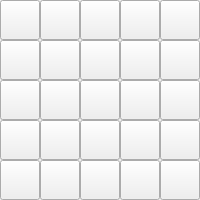
      <widget class="QWidget" name="tab_2">
       <attribute name="title">
        <string>Advanced</string>
       </attribute>
       <layout class="QGridLayout" name="gridLayout">
        <property name="margin">
         <number>0</number>
        </property>
        <property name="spacing">
         <number>0</number>
        </property>
        <item row="0" column="0">
         <widget class="QPushButton" name="pushButton_34">
          <property name="sizePolicy">
           <sizepolicy hsizetype="Fixed" vsizetype="Fixed">
            <horstretch>0</horstretch>
            <verstretch>0</verstretch>
           </sizepolicy>
          </property>
          <property name="minimumSize">
           <size>
            <width>40</width>
            <height>40</height>
           </size>
          </property>
          <property name="maximumSize">
           <size>
            <width>40</width>
            <height>40</height>
           </size>
          </property>
          <property name="text">
           <string/>
          </property>
          <property name="iconSize">
           <size>
            <width>30</width>
            <height>30</height>
           </size>
          </property>
         </widget>
        </item>
        <item row="0" column="1">
         <widget class="QPushButton" name="pushButton_35">
          <property name="sizePolicy">
           <sizepolicy hsizetype="Fixed" vsizetype="Fixed">
            <horstretch>0</horstretch>
            <verstretch>0</verstretch>
           </sizepolicy>
          </property>
          <property name="minimumSize">
           <size>
            <width>40</width>
            <height>40</height>
           </size>
          </property>
          <property name="maximumSize">
           <size>
            <width>40</width>
            <height>40</height>
           </size>
          </property>
          <property name="text">
           <string/>
          </property>
          <property name="iconSize">
           <size>
            <width>30</width>
            <height>30</height>
           </size>
          </property>
         </widget>
        </item>
        <item row="0" column="2">
         <widget class="QPushButton" name="pushButton_36">
          <property name="sizePolicy">
           <sizepolicy hsizetype="Fixed" vsizetype="Fixed">
            <horstretch>0</horstretch>
            <verstretch>0</verstretch>
           </sizepolicy>
          </property>
          <property name="minimumSize">
           <size>
            <width>40</width>
            <height>40</height>
           </size>
          </property>
          <property name="maximumSize">
           <size>
            <width>40</width>
            <height>40</height>
           </size>
          </property>
          <property name="text">
           <string/>
          </property>
          <property name="iconSize">
           <size>
            <width>30</width>
            <height>30</height>
           </size>
          </property>
         </widget>
        </item>
        <item row="0" column="3">
         <widget class="QPushButton" name="pushButton_37">
          <property name="sizePolicy">
           <sizepolicy hsizetype="Fixed" vsizetype="Fixed">
            <horstretch>0</horstretch>
            <verstretch>0</verstretch>
           </sizepolicy>
          </property>
          <property name="minimumSize">
           <size>
            <width>40</width>
            <height>40</height>
           </size>
          </property>
          <property name="maximumSize">
           <size>
            <width>40</width>
            <height>40</height>
           </size>
          </property>
          <property name="text">
           <string/>
          </property>
          <property name="iconSize">
           <size>
            <width>30</width>
            <height>30</height>
           </size>
          </property>
         </widget>
        </item>
        <item row="0" column="4">
         <widget class="QPushButton" name="pushButton_38">
          <property name="sizePolicy">
           <sizepolicy hsizetype="Fixed" vsizetype="Fixed">
            <horstretch>0</horstretch>
            <verstretch>0</verstretch>
           </sizepolicy>
          </property>
          <property name="minimumSize">
           <size>
            <width>40</width>
            <height>40</height>
           </size>
          </property>
          <property name="maximumSize">
           <size>
            <width>40</width>
            <height>40</height>
           </size>
          </property>
          <property name="text">
           <string/>
          </property>
          <property name="iconSize">
           <size>
            <width>30</width>
            <height>30</height>
           </size>
          </property>
         </widget>
        </item>
        <item row="1" column="0">
         <widget class="QPushButton" name="pushButton_40">
          <property name="sizePolicy">
           <sizepolicy hsizetype="Fixed" vsizetype="Fixed">
            <horstretch>0</horstretch>
            <verstretch>0</verstretch>
           </sizepolicy>
          </property>
          <property name="minimumSize">
           <size>
            <width>40</width>
            <height>40</height>
           </size>
          </property>
          <property name="maximumSize">
           <size>
            <width>40</width>
            <height>40</height>
           </size>
          </property>
          <property name="text">
           <string/>
          </property>
          <property name="icon">
           <iconset resource="xcalcs.qrc">
            <normaloff>:/func/imgs/int.bmp</normaloff>:/func/imgs/int.bmp</iconset>
          </property>
          <property name="iconSize">
           <size>
            <width>30</width>
            <height>30</height>
           </size>
          </property>
         </widget>
        </item>
        <item row="1" column="1">
         <widget class="QPushButton" name="pushButton_41">
          <property name="sizePolicy">
           <sizepolicy hsizetype="Fixed" vsizetype="Fixed">
            <horstretch>0</horstretch>
            <verstretch>0</verstretch>
           </sizepolicy>
          </property>
          <property name="minimumSize">
           <size>
            <width>40</width>
            <height>40</height>
           </size>
          </property>
          <property name="maximumSize">
           <size>
            <width>40</width>
            <height>40</height>
           </size>
          </property>
          <property name="text">
           <string/>
          </property>
          <property name="icon">
           <iconset resource="xcalcs.qrc">
            <normaloff>:/func/imgs/YD.bmp</normaloff>:/func/imgs/YD.bmp</iconset>
          </property>
          <property name="iconSize">
           <size>
            <width>30</width>
            <height>30</height>
           </size>
          </property>
         </widget>
        </item>
        <item row="1" column="2">
         <widget class="QPushButton" name="pushButton_43">
          <property name="sizePolicy">
           <sizepolicy hsizetype="Fixed" vsizetype="Fixed">
            <horstretch>0</horstretch>
            <verstretch>0</verstretch>
           </sizepolicy>
          </property>
          <property name="minimumSize">
           <size>
            <width>40</width>
            <height>40</height>
           </size>
          </property>
          <property name="maximumSize">
           <size>
            <width>40</width>
            <height>40</height>
           </size>
          </property>
          <property name="text">
           <string/>
          </property>
          <property name="icon">
           <iconset resource="xcalcs.qrc">
            <normaloff>:/func/imgs/DY.bmp</normaloff>:/func/imgs/DY.bmp</iconset>
          </property>
          <property name="iconSize">
           <size>
            <width>30</width>
            <height>30</height>
           </size>
          </property>
         </widget>
        </item>
        <item row="1" column="3">
         <widget class="QPushButton" name="pushButton_42">
          <property name="sizePolicy">
           <sizepolicy hsizetype="Fixed" vsizetype="Fixed">
            <horstretch>0</horstretch>
            <verstretch>0</verstretch>
           </sizepolicy>
          </property>
          <property name="minimumSize">
           <size>
            <width>40</width>
            <height>40</height>
           </size>
          </property>
          <property name="maximumSize">
           <size>
            <width>40</width>
            <height>40</height>
           </size>
          </property>
          <property name="text">
           <string/>
          </property>
          <property name="icon">
           <iconset resource="xcalcs.qrc">
            <normaloff>:/func/imgs/ddd.bmp</normaloff>:/func/imgs/ddd.bmp</iconset>
          </property>
          <property name="iconSize">
           <size>
            <width>30</width>
            <height>30</height>
           </size>
          </property>
         </widget>
        </item>
        <item row="1" column="4">
         <widget class="QPushButton" name="pushButton_39">
          <property name="sizePolicy">
           <sizepolicy hsizetype="Fixed" vsizetype="Fixed">
            <horstretch>0</horstretch>
            <verstretch>0</verstretch>
           </sizepolicy>
          </property>
          <property name="minimumSize">
           <size>
            <width>40</width>
            <height>40</height>
           </size>
          </property>
          <property name="maximumSize">
           <size>
            <width>40</width>
            <height>40</height>
           </size>
          </property>
          <property name="text">
           <string/>
          </property>
          <property name="icon">
           <iconset resource="xcalcs.qrc">
            <normaloff>:/func/imgs/dms.bmp</normaloff>:/func/imgs/dms.bmp</iconset>
          </property>
          <property name="iconSize">
           <size>
            <width>30</width>
            <height>30</height>
           </size>
          </property>
         </widget>
        </item>
        <item row="2" column="0">
         <widget class="QPushButton" name="pushButton_48">
          <property name="sizePolicy">
           <sizepolicy hsizetype="Fixed" vsizetype="Fixed">
            <horstretch>0</horstretch>
            <verstretch>0</verstretch>
           </sizepolicy>
          </property>
          <property name="minimumSize">
           <size>
            <width>40</width>
            <height>40</height>
           </size>
          </property>
          <property name="maximumSize">
           <size>
            <width>40</width>
            <height>40</height>
           </size>
          </property>
          <property name="text">
           <string/>
          </property>
          <property name="iconSize">
           <size>
            <width>30</width>
            <height>30</height>
           </size>
          </property>
         </widget>
        </item>
        <item row="2" column="1">
         <widget class="QPushButton" name="pushButton_46">
          <property name="sizePolicy">
           <sizepolicy hsizetype="Fixed" vsizetype="Fixed">
            <horstretch>0</horstretch>
            <verstretch>0</verstretch>
           </sizepolicy>
          </property>
          <property name="minimumSize">
           <size>
            <width>40</width>
            <height>40</height>
           </size>
          </property>
          <property name="maximumSize">
           <size>
            <width>40</width>
            <height>40</height>
           </size>
          </property>
          <property name="text">
           <string/>
          </property>
          <property name="iconSize">
           <size>
            <width>30</width>
            <height>30</height>
           </size>
          </property>
         </widget>
        </item>
        <item row="2" column="2">
         <widget class="QPushButton" name="pushButton_45">
          <property name="sizePolicy">
           <sizepolicy hsizetype="Fixed" vsizetype="Fixed">
            <horstretch>0</horstretch>
            <verstretch>0</verstretch>
           </sizepolicy>
          </property>
          <property name="minimumSize">
           <size>
            <width>40</width>
            <height>40</height>
           </size>
          </property>
          <property name="maximumSize">
           <size>
            <width>40</width>
            <height>40</height>
           </size>
          </property>
          <property name="text">
           <string/>
          </property>
          <property name="iconSize">
           <size>
            <width>30</width>
            <height>30</height>
           </size>
          </property>
         </widget>
        </item>
        <item row="2" column="3">
         <widget class="QPushButton" name="pushButton_47">
          <property name="sizePolicy">
           <sizepolicy hsizetype="Fixed" vsizetype="Fixed">
            <horstretch>0</horstretch>
            <verstretch>0</verstretch>
           </sizepolicy>
          </property>
          <property name="minimumSize">
           <size>
            <width>40</width>
            <height>40</height>
           </size>
          </property>
          <property name="maximumSize">
           <size>
            <width>40</width>
            <height>40</height>
           </size>
          </property>
          <property name="text">
           <string/>
          </property>
          <property name="iconSize">
           <size>
            <width>30</width>
            <height>30</height>
           </size>
          </property>
         </widget>
        </item>
        <item row="2" column="4">
         <widget class="QPushButton" name="pushButton_44">
          <property name="sizePolicy">
           <sizepolicy hsizetype="Fixed" vsizetype="Fixed">
            <horstretch>0</horstretch>
            <verstretch>0</verstretch>
           </sizepolicy>
          </property>
          <property name="minimumSize">
           <size>
            <width>40</width>
            <height>40</height>
           </size>
          </property>
          <property name="maximumSize">
           <size>
            <width>40</width>
            <height>40</height>
           </size>
          </property>
          <property name="text">
           <string/>
          </property>
          <property name="iconSize">
           <size>
            <width>30</width>
            <height>30</height>
           </size>
          </property>
         </widget>
        </item>
        <item row="3" column="0">
         <widget class="QPushButton" name="pushButton_53">
          <property name="sizePolicy">
           <sizepolicy hsizetype="Fixed" vsizetype="Fixed">
            <horstretch>0</horstretch>
            <verstretch>0</verstretch>
           </sizepolicy>
          </property>
          <property name="minimumSize">
           <size>
            <width>40</width>
            <height>40</height>
           </size>
          </property>
          <property name="maximumSize">
           <size>
            <width>40</width>
            <height>40</height>
           </size>
          </property>
          <property name="text">
           <string/>
          </property>
          <property name="icon">
           <iconset resource="xcalcs.qrc">
            <normaloff>:/func/imgs/pi.bmp</normaloff>:/func/imgs/pi.bmp</iconset>
          </property>
          <property name="iconSize">
           <size>
            <width>30</width>
            <height>30</height>
           </size>
          </property>
         </widget>
        </item>
        <item row="3" column="1">
         <widget class="QPushButton" name="pushButton_52">
          <property name="sizePolicy">
           <sizepolicy hsizetype="Fixed" vsizetype="Fixed">
            <horstretch>0</horstretch>
            <verstretch>0</verstretch>
           </sizepolicy>
          </property>
          <property name="minimumSize">
           <size>
            <width>40</width>
            <height>40</height>
           </size>
          </property>
          <property name="maximumSize">
           <size>
            <width>40</width>
            <height>40</height>
           </size>
          </property>
          <property name="text">
           <string/>
          </property>
          <property name="icon">
           <iconset resource="xcalcs.qrc">
            <normaloff>:/func/imgs/e.bmp</normaloff>:/func/imgs/e.bmp</iconset>
          </property>
          <property name="iconSize">
           <size>
            <width>30</width>
            <height>30</height>
           </size>
          </property>
         </widget>
        </item>
        <item row="3" column="2">
         <widget class="QPushButton" name="pushButton_50">
          <property name="sizePolicy">
           <sizepolicy hsizetype="Fixed" vsizetype="Fixed">
            <horstretch>0</horstretch>
            <verstretch>0</verstretch>
           </sizepolicy>
          </property>
          <property name="minimumSize">
           <size>
            <width>40</width>
            <height>40</height>
           </size>
          </property>
          <property name="maximumSize">
           <size>
            <width>40</width>
            <height>40</height>
           </size>
          </property>
          <property name="text">
           <string/>
          </property>
          <property name="icon">
           <iconset resource="xcalcs.qrc">
            <normaloff>:/func/imgs/efe.bmp</normaloff>:/func/imgs/efe.bmp</iconset>
          </property>
          <property name="iconSize">
           <size>
            <width>30</width>
            <height>30</height>
           </size>
          </property>
         </widget>
        </item>
        <item row="3" column="3">
         <widget class="QPushButton" name="pushButton_51">
          <property name="sizePolicy">
           <sizepolicy hsizetype="Fixed" vsizetype="Fixed">
            <horstretch>0</horstretch>
            <verstretch>0</verstretch>
           </sizepolicy>
          </property>
          <property name="minimumSize">
           <size>
            <width>40</width>
            <height>40</height>
           </size>
          </property>
          <property name="maximumSize">
           <size>
            <width>40</width>
            <height>40</height>
           </size>
          </property>
          <property name="text">
           <string/>
          </property>
          <property name="icon">
           <iconset resource="xcalcs.qrc">
            <normaloff>:/func/imgs/gamma.bmp</normaloff>:/func/imgs/gamma.bmp</iconset>
          </property>
          <property name="iconSize">
           <size>
            <width>30</width>
            <height>30</height>
           </size>
          </property>
         </widget>
        </item>
        <item row="3" column="4">
         <widget class="QPushButton" name="pushButton_49">
          <property name="sizePolicy">
           <sizepolicy hsizetype="Fixed" vsizetype="Fixed">
            <horstretch>0</horstretch>
            <verstretch>0</verstretch>
           </sizepolicy>
          </property>
          <property name="minimumSize">
           <size>
            <width>40</width>
            <height>40</height>
           </size>
          </property>
          <property name="maximumSize">
           <size>
            <width>40</width>
            <height>40</height>
           </size>
          </property>
          <property name="text">
           <string/>
          </property>
          <property name="icon">
           <iconset resource="xcalcs.qrc">
            <normaloff>:/func/imgs/fi.bmp</normaloff>:/func/imgs/fi.bmp</iconset>
          </property>
          <property name="iconSize">
           <size>
            <width>30</width>
            <height>30</height>
           </size>
          </property>
         </widget>
        </item>
        <item row="4" column="0">
         <widget class="QPushButton" name="pushButton_57">
          <property name="sizePolicy">
           <sizepolicy hsizetype="Fixed" vsizetype="Fixed">
            <horstretch>0</horstretch>
            <verstretch>0</verstretch>
           </sizepolicy>
          </property>
          <property name="minimumSize">
           <size>
            <width>40</width>
            <height>40</height>
           </size>
          </property>
          <property name="maximumSize">
           <size>
            <width>40</width>
            <height>40</height>
           </size>
          </property>
          <property name="text">
           <string/>
          </property>
          <property name="icon">
           <iconset resource="xcalcs.qrc">
            <normaloff>:/func/imgs/ce.bmp</normaloff>:/func/imgs/ce.bmp</iconset>
          </property>
          <property name="iconSize">
           <size>
            <width>30</width>
            <height>30</height>
           </size>
          </property>
         </widget>
        </item>
        <item row="4" column="1">
         <widget class="QPushButton" name="pushButton_58">
          <property name="sizePolicy">
           <sizepolicy hsizetype="Fixed" vsizetype="Fixed">
            <horstretch>0</horstretch>
            <verstretch>0</verstretch>
           </sizepolicy>
          </property>
          <property name="minimumSize">
           <size>
            <width>40</width>
            <height>40</height>
           </size>
          </property>
          <property name="maximumSize">
           <size>
            <width>40</width>
            <height>40</height>
           </size>
          </property>
          <property name="text">
           <string/>
          </property>
          <property name="icon">
           <iconset resource="xcalcs.qrc">
            <normaloff>:/func/imgs/avogrado.bmp</normaloff>:/func/imgs/avogrado.bmp</iconset>
          </property>
          <property name="iconSize">
           <size>
            <width>30</width>
            <height>30</height>
           </size>
          </property>
         </widget>
        </item>
        <item row="4" column="2">
         <widget class="QPushButton" name="pushButton_55">
          <property name="sizePolicy">
           <sizepolicy hsizetype="Fixed" vsizetype="Fixed">
            <horstretch>0</horstretch>
            <verstretch>0</verstretch>
           </sizepolicy>
          </property>
          <property name="minimumSize">
           <size>
            <width>40</width>
            <height>40</height>
           </size>
          </property>
          <property name="maximumSize">
           <size>
            <width>40</width>
            <height>40</height>
           </size>
          </property>
          <property name="text">
           <string/>
          </property>
          <property name="icon">
           <iconset resource="xcalcs.qrc">
            <normaloff>:/func/imgs/erre.bmp</normaloff>:/func/imgs/erre.bmp</iconset>
          </property>
          <property name="iconSize">
           <size>
            <width>30</width>
            <height>30</height>
           </size>
          </property>
         </widget>
        </item>
        <item row="4" column="3">
         <widget class="QPushButton" name="pushButton_56">
          <property name="sizePolicy">
           <sizepolicy hsizetype="Fixed" vsizetype="Fixed">
            <horstretch>0</horstretch>
            <verstretch>0</verstretch>
           </sizepolicy>
          </property>
          <property name="minimumSize">
           <size>
            <width>40</width>
            <height>40</height>
           </size>
          </property>
          <property name="maximumSize">
           <size>
            <width>40</width>
            <height>40</height>
           </size>
          </property>
          <property name="text">
           <string/>
          </property>
          <property name="icon">
           <iconset resource="xcalcs.qrc">
            <normaloff>:/func/imgs/ec.bmp</normaloff>:/func/imgs/ec.bmp</iconset>
          </property>
          <property name="iconSize">
           <size>
            <width>30</width>
            <height>30</height>
           </size>
          </property>
         </widget>
        </item>
        <item row="4" column="4">
         <widget class="QPushButton" name="pushButton_54">
          <property name="sizePolicy">
           <sizepolicy hsizetype="Fixed" vsizetype="Fixed">
            <horstretch>0</horstretch>
            <verstretch>0</verstretch>
           </sizepolicy>
          </property>
          <property name="minimumSize">
           <size>
            <width>40</width>
            <height>40</height>
           </size>
          </property>
          <property name="maximumSize">
           <size>
            <width>40</width>
            <height>40</height>
           </size>
          </property>
          <property name="text">
           <string/>
          </property>
          <property name="iconSize">
           <size>
            <width>30</width>
            <height>30</height>
           </size>
          </property>
         </widget>
        </item>
       </layout>
      </widget>
